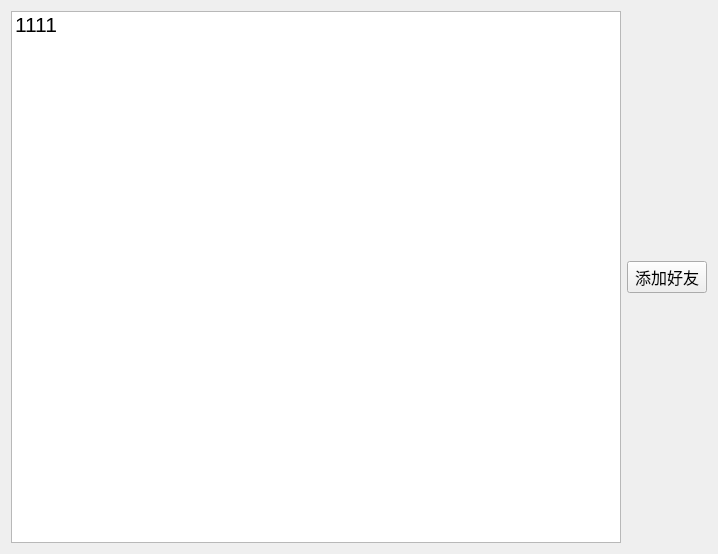
<?xml version="1.0" encoding="UTF-8"?>
<ui version="4.0">
 <class>Online</class>
 <widget class="QWidget" name="Online">
  <property name="geometry">
   <rect>
    <x>0</x>
    <y>0</y>
    <width>718</width>
    <height>554</height>
   </rect>
  </property>
  <property name="windowTitle">
   <string>Form</string>
  </property>
  <layout class="QVBoxLayout" name="verticalLayout_2">
   <item>
    <layout class="QHBoxLayout" name="horizontalLayout">
     <item>
      <widget class="QListWidget" name="online_lw">
       <property name="font">
        <font>
         <pointsize>16</pointsize>
        </font>
       </property>
       <item>
        <property name="text">
         <string>1111</string>
        </property>
       </item>
      </widget>
     </item>
     <item>
      <layout class="QVBoxLayout" name="verticalLayout">
       <item>
        <spacer name="verticalSpacer">
         <property name="orientation">
          <enum>Qt::Vertical</enum>
         </property>
         <property name="sizeHint" stdset="0">
          <size>
           <width>20</width>
           <height>40</height>
          </size>
         </property>
        </spacer>
       </item>
       <item>
        <widget class="QPushButton" name="addFreiend_pb">
         <property name="font">
          <font>
           <pointsize>12</pointsize>
          </font>
         </property>
         <property name="text">
          <string>添加好友</string>
         </property>
        </widget>
       </item>
       <item>
        <spacer name="verticalSpacer_2">
         <property name="orientation">
          <enum>Qt::Vertical</enum>
         </property>
         <property name="sizeHint" stdset="0">
          <size>
           <width>20</width>
           <height>40</height>
          </size>
         </property>
        </spacer>
       </item>
      </layout>
     </item>
    </layout>
   </item>
  </layout>
 </widget>
 <resources/>
 <connections/>
</ui>
